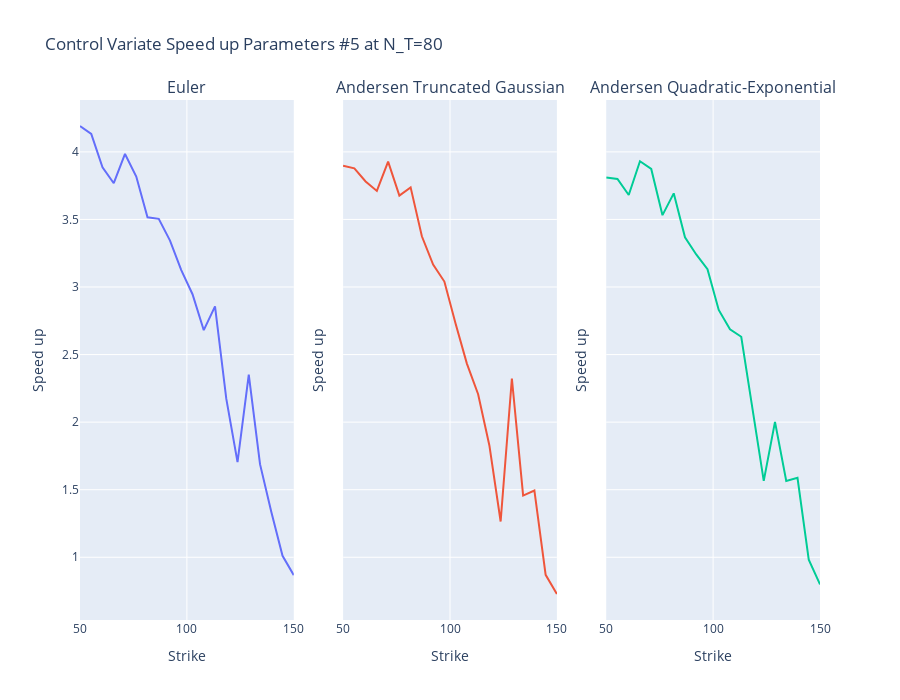

Notebook code cell kept with this figure:
### Code cell
import plotly.graph_objects as go
import plotly.express as px
from plotly.subplots import make_subplots

fig = make_subplots(rows=1, cols=3, subplot_titles = ['Euler', 'Andersen Truncated Gaussian', 'Andersen Quadratic-Exponential'], shared_yaxes=True)

paramns_n = 5

srez  = 80

euler_cv_speedup = speed_test_cv[speed_test_cv['heston_params#'] ==paramns_n ].pivot(index='strike', columns='N_T', values='euler_cv_speedup')[srez]
fig.add_trace(go.Scatter(x= euler_cv_speedup.index , y= euler_cv_speedup.values), row=1, col=1,)

tg_cv_speedup = speed_test_cv[speed_test_cv['heston_params#'] ==paramns_n ].pivot(index='strike', columns='N_T', values='tg_cv_speedup')[srez]
fig.add_trace(go.Scatter(x= tg_cv_speedup.index , y= tg_cv_speedup.values), row=1, col=2)

qe_cv_speedup = speed_test_cv[speed_test_cv['heston_params#'] ==paramns_n ].pivot(index='strike', columns='N_T', values='qe_cv_speedup')[srez]
fig.add_trace(go.Scatter(x= qe_cv_speedup.index , y= qe_cv_speedup.values), row=1, col=3)

fig.update_layout(title='Control Variate Speed up Parameters #' + str(paramns_n)  + ' at N_T=' + str(srez),
    height=700,
    showlegend=False)


fig.update_yaxes(title_text="Speed up", row=1, col=1)
fig.update_yaxes(title_text="Speed up", row=1, col=2)
fig.update_yaxes(title_text="Speed up", row=1, col=3)
fig.update_xaxes(title_text="Strike", row=1, col=1)
fig.update_xaxes(title_text="Strike", row=1, col=2)
fig.update_xaxes(title_text="Strike", row=1, col=3)

fig.show()

### Figure 1 — Plotly figure (JSON) as saved in the notebook; plotly's stock layout.template omitted (floating-point values rounded to 4 significant figures)
{"data": [{"type": "scatter", "x": [50, 55.26, 60.53, 65.79, 71.05, 76.32, 81.58, 86.84, 92.11, 97.37, 102.6, 107.9, 113.2, 118.4, 123.7, 128.9, 134.2, 139.5, 144.7, 150], "xaxis": "x", "y": [4.191, 4.133, 3.886, 3.768, 3.984, 3.818, 3.516, 3.505, 3.343, 3.125, 2.946, 2.68, 2.857, 2.173, 1.704, 2.352, 1.689, 1.336, 1.011, 0.8674], "yaxis": "y"}, {"type": "scatter", "x": [50, 55.26, 60.53, 65.79, 71.05, 76.32, 81.58, 86.84, 92.11, 97.37, 102.6, 107.9, 113.2, 118.4, 123.7, 128.9, 134.2, 139.5, 144.7, 150], "xaxis": "x2", "y": [3.898, 3.878, 3.781, 3.711, 3.927, 3.677, 3.737, 3.375, 3.165, 3.04, 2.728, 2.433, 2.207, 1.828, 1.265, 2.323, 1.457, 1.494, 0.8698, 0.7282], "yaxis": "y2"}, {"type": "scatter", "x": [50, 55.26, 60.53, 65.79, 71.05, 76.32, 81.58, 86.84, 92.11, 97.37, 102.6, 107.9, 113.2, 118.4, 123.7, 128.9, 134.2, 139.5, 144.7, 150], "xaxis": "x3", "y": [3.81, 3.799, 3.681, 3.93, 3.874, 3.532, 3.693, 3.368, 3.241, 3.131, 2.83, 2.687, 2.632, 2.087, 1.566, 2.002, 1.564, 1.588, 0.9828, 0.7989], "yaxis": "y3"}], "layout": {"annotations": [{"font": {"size": 16}, "showarrow": false, "text": "Euler", "x": 0.1444, "xanchor": "center", "xref": "paper", "y": 1, "yanchor": "bottom", "yref": "paper"}, {"font": {"size": 16}, "showarrow": false, "text": "Andersen Truncated Gaussian", "x": 0.5, "xanchor": "center", "xref": "paper", "y": 1, "yanchor": "bottom", "yref": "paper"}, {"font": {"size": 16}, "showarrow": false, "text": "Andersen Quadratic-Exponential", "x": 0.8556, "xanchor": "center", "xref": "paper", "y": 1, "yanchor": "bottom", "yref": "paper"}], "height": 700, "showlegend": false, "title": {"text": "Control Variate Speed up Parameters #5 at N_T=80"}, "xaxis": {"anchor": "y", "domain": [0, 0.2889], "title": {"text": "Strike"}}, "xaxis2": {"anchor": "y2", "domain": [0.3556, 0.6444], "title": {"text": "Strike"}}, "xaxis3": {"anchor": "y3", "domain": [0.7111, 1], "title": {"text": "Strike"}}, "yaxis": {"anchor": "x", "domain": [0, 1], "title": {"text": "Speed up"}}, "yaxis2": {"anchor": "x2", "domain": [0, 1], "matches": "y", "showticklabels": false, "title": {"text": "Speed up"}}, "yaxis3": {"anchor": "x3", "domain": [0, 1], "matches": "y", "showticklabels": false, "title": {"text": "Speed up"}}}}
